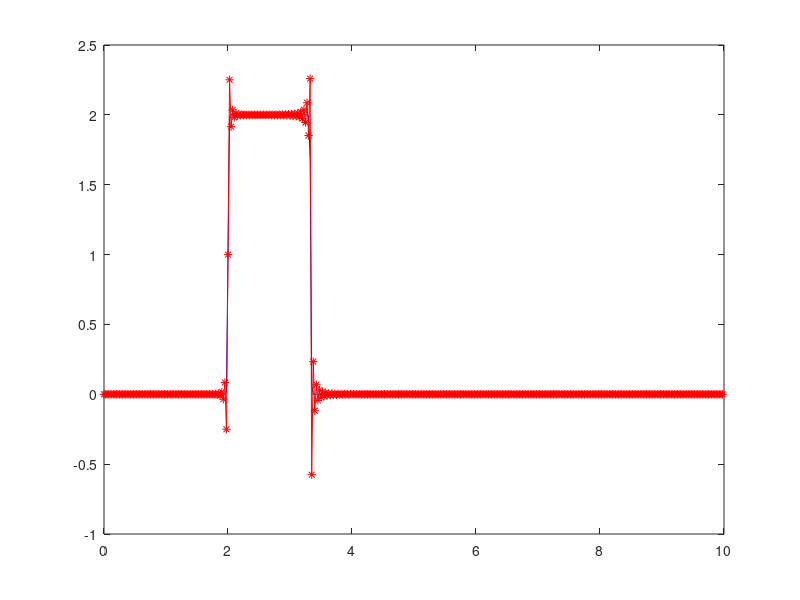

MATLAB code for this plot:
clear all
close all
clc 
format long


% now lets see anti diffusion




ni = - 0.001; %diffusity or viscosity (instead of a2)
            %if this is negative, it means we are trying to put the paint
            %back into the cap

L = 10;
N = 400;
T = 0.1; % the more we wait, the more forward it goes and more it spreads

alpha = 100; % for the new function

 u = 1;
% 
 a1 = -0; %put velocity to zero bcz no translation
 
 
  % a1*T it says how much and in which direction we should go to take 
%         % the sampelling point. if it is negative as in this case, it will
        % go forward, and if it's positive, it will go in negative
        % direction

         
        % a1 is the opposite of velocity, and in many exercises we will be
        % asked to interpret the opposite of velocity which is u


 a2 = ni;  %the strength of this coefficient determins how fast this diffusive process
            % is tkaing place

nmodes = 100;

h = L / N;

x = [0 : h : L-h]';


% C0 is the initail condition, the new one is almost incontinous

%c0 = @(x) exp(-(x - L * 0.5) .^2 / (L * 0.1) .^2);

c0 = @(x) -tanh(alpha*(x-L/3)) + tanh(alpha*(x - L/5));


% C0 is a function of space, it is the blue line in print in time 0, then
% if we want it at other times, we just move the new function which we created
% with fourier series with T


c0hat = fft(c0(x));

% mask = ones(N,1);
% mask(nmodes+2:N-nmodes) = 0
% 
%advection equation

omega = 2 * pi / L;
%  kk = [0;[1:N/2]';[-(N/2)+1):-1]'];

kk = [0 : N/2,(-N/2+1):-1]';% this is the order that matlab makes fft
 omegak = omega * kk; % j is the imaginary unit


% dealing with zero source K
alphak = a2* ( j   * omegak).^2 + ( j * a1 * omegak);


 %a2 and omega k are positive, j is imaginary unit
                                % it means that this square will be
                                % negative. so it will make the plot
                                % smaller


chat = ( c0hat .* exp(alphak*T));   %this is made square



% solution of time t
% c = ifft(chat.*mask);

c = ifft(chat);

plot(x, c0(x), 'b', x, c, 'r-*')


% this is how the red colour spreads with time,
% the more we increase T in the first lines of code, the more it will be
% spreaded out.


% so it depends on how strong the liquid is, and how long we wait, the
% liquid will spread in the water
 
